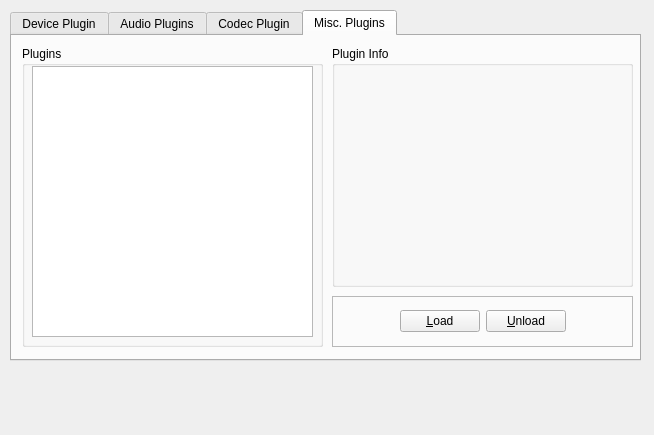
<ui version="4.0" >
 <class>Plugins</class>
 <widget class="QWidget" name="Plugins" >
  <property name="geometry" >
   <rect>
    <x>0</x>
    <y>0</y>
    <width>654</width>
    <height>435</height>
   </rect>
  </property>
  <property name="windowTitle" >
   <string>Utopia Player - Plugins</string>
  </property>
  <widget class="QTabWidget" name="tabWidget" >
   <property name="geometry" >
    <rect>
     <x>10</x>
     <y>10</y>
     <width>631</width>
     <height>351</height>
    </rect>
   </property>
   <property name="currentIndex" >
    <number>3</number>
   </property>
   <widget class="QWidget" name="tab" >
    <attribute name="title" >
     <string>Device Plugin</string>
    </attribute>
   </widget>
   <widget class="QWidget" name="tab_2" >
    <attribute name="title" >
     <string>Audio Plugins</string>
    </attribute>
   </widget>
   <widget class="QWidget" name="tab_3" >
    <attribute name="title" >
     <string>Codec Plugin</string>
    </attribute>
   </widget>
   <widget class="QWidget" name="tab_4" >
    <attribute name="title" >
     <string>Misc. Plugins</string>
    </attribute>
    <widget class="QGroupBox" name="groupBox" >
     <property name="geometry" >
      <rect>
       <x>10</x>
       <y>10</y>
       <width>301</width>
       <height>301</height>
      </rect>
     </property>
     <property name="title" >
      <string>Plugins</string>
     </property>
     <widget class="QListWidget" name="listWidget" >
      <property name="geometry" >
       <rect>
        <x>10</x>
        <y>20</y>
        <width>281</width>
        <height>271</height>
       </rect>
      </property>
     </widget>
    </widget>
    <widget class="QGroupBox" name="groupBox_2" >
     <property name="geometry" >
      <rect>
       <x>320</x>
       <y>10</y>
       <width>301</width>
       <height>241</height>
      </rect>
     </property>
     <property name="title" >
      <string>Plugin Info</string>
     </property>
    </widget>
    <widget class="QFrame" name="frame" >
     <property name="geometry" >
      <rect>
       <x>320</x>
       <y>260</y>
       <width>301</width>
       <height>51</height>
      </rect>
     </property>
     <property name="frameShape" >
      <enum>QFrame::StyledPanel</enum>
     </property>
     <property name="frameShadow" >
      <enum>QFrame::Raised</enum>
     </property>
     <widget class="QWidget" name="horizontalLayout" >
      <property name="geometry" >
       <rect>
        <x>10</x>
        <y>10</y>
        <width>281</width>
        <height>31</height>
       </rect>
      </property>
      <layout class="QHBoxLayout" >
       <property name="margin" >
        <number>0</number>
       </property>
       <property name="spacing" >
        <number>6</number>
       </property>
       <item>
        <spacer>
         <property name="orientation" >
          <enum>Qt::Horizontal</enum>
         </property>
         <property name="sizeHint" >
          <size>
           <width>40</width>
           <height>20</height>
          </size>
         </property>
        </spacer>
       </item>
       <item>
        <widget class="QPushButton" name="pushButton" >
         <property name="text" >
          <string>&amp;Load</string>
         </property>
        </widget>
       </item>
       <item>
        <widget class="QPushButton" name="pushButton_2" >
         <property name="text" >
          <string>&amp;Unload</string>
         </property>
        </widget>
       </item>
       <item>
        <spacer>
         <property name="orientation" >
          <enum>Qt::Horizontal</enum>
         </property>
         <property name="sizeHint" >
          <size>
           <width>40</width>
           <height>20</height>
          </size>
         </property>
        </spacer>
       </item>
      </layout>
     </widget>
    </widget>
   </widget>
  </widget>
 </widget>
 <resources/>
 <connections/>
</ui>
